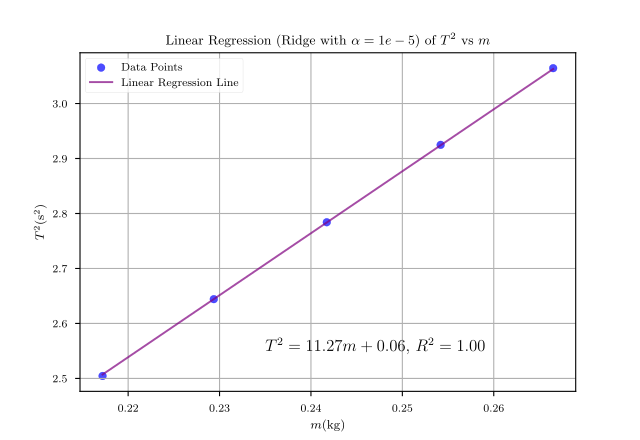

This figure's Python source:
import numpy as np
import matplotlib.pyplot as plt
from sklearn.linear_model import LinearRegression, Ridge
import matplotlib

plt.rcParams.update({
    "text.usetex": True,
    "font.family": "CMU Serif",
})
matplotlib.rcParams['mathtext.fontset'] = 'stix'
plt.style.use('seaborn-v0_8-paper')

# Data
y = np.array([1582.55, 1626.10, 1668.55, 1710.22, 1750.53])
x = np.array([217.2, 229.37, 241.73, 254.19, 266.50]).reshape(-1, 1)
y = y / 1000
x = x / 1000
y = y * y
# Perform linear regression
model = Ridge(alpha=1e-5)
model.fit(x, y)
# Get the slope and intercept of the line best fit
slope = model.coef_[0]
intercept = model.intercept_
print(f"Slope: {slope}")

# Get the R^2 value
r_squared = model.score(x, y)

# Generate predictions
y_pred = model.predict(x)

# Plotting
plt.scatter(x, y, color='blue', alpha=0.7,  label='Data Points')
plt.plot(x, y_pred, color='purple', alpha = 0.7, label='Linear Regression Line')
plt.title('Linear Regression (Ridge with $\\alpha = 10^{-5}$) of $T^2$ vs $m$')
plt.ylabel('$T^2 (\\mathrm{s^2})$')
plt.xlabel('$m (\\mathrm{kg})$')
plt.legend()
plt.grid()

# Add the equation of the line
plt.text(0.235, 2.55, f"$T^2 = {slope:.2f}m + {intercept:.2f}$, $R^2 = {r_squared:.2f}$", fontsize=12)

plt.savefig("plot2.pdf")
